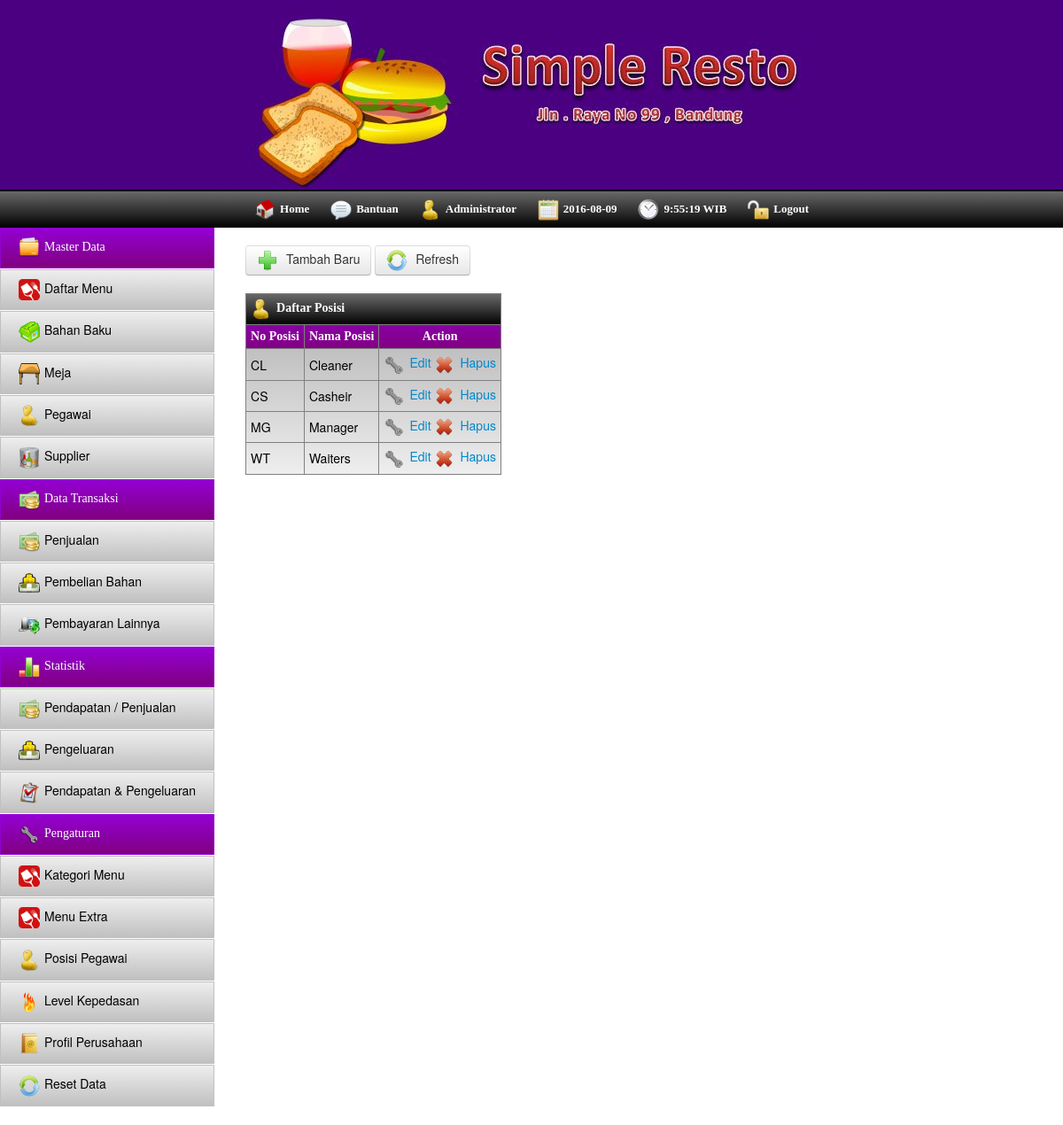
/index.php/posisi, run on the app's committed database.
### tables this page shows
CREATE TABLE IF NOT EXISTS `posisi` (
  `no_posisi` char(2) NOT NULL,
  `nama` varchar(25) NOT NULL
);

### application/controllers/posisi.php (called while the page is built, shortened)
<?php if ( ! defined('BASEPATH')) exit('No direct script access allowed');
class Posisi extends CI_Controller{
	function __Construct(){
		$this->load->Model('Model_posisi');
		$this->load->helper('form');
		$this->load->library('pagination');
	}
	function index(){
		$config = array();
        $config["base_url"] = base_url() . "index.php/posisi/page";
        $config["total_rows"] = $this->Model_posisi->CountData();
        $config["per_page"] = 20;
        $config["uri_segment"] = 3;
		$config['first_link'] = 'Pertama';
		$config['last_link'] = 'Terakhir';
        $this->pagination->initialize($config);
        $page = ($this->uri->segment(3)) ? $this->uri->segment(3) : 0;
		$data = array(
			'title'=>'Data posisi',
			'data'=>$this->Model_posisi->ReadData($config["per_page"], $page),
			'links'=>$this->pagination->create_links(),
			'page'=>$page,
			'totaldata'=>$this->Model_posisi->CountData()
		);
		$this->load->view('view_posisi',$data);
	}
}

### index.php (called while the page is built, shortened)
<?php
require_once BASEPATH.'core/CodeIgniter.php';

### application/models/model_posisi.php (called while the page is built, shortened)
<?php if ( ! defined('BASEPATH')) exit('No direct script access allowed');
class Model_posisi extends CI_Model{
	function CountData(){
		 return $this->db->count_all('posisi');
	}
	function ReadData($limit, $start) {
        $this->db->limit($limit, $start);
		$this->db->order_by("no_posisi", "asc");
        $query = $this->db->get('posisi');
        if ($query->num_rows() > 0) {
            foreach ($query->result() as $row) {
                $data[] = $row;
            }
            return $data;
        }
        return false;
   }
}

### application/views/view_posisi.php (the view, shortened to what this page needs)
<html>
	<head>
		<?php include "com_library.php";?>
	</head>
	<body>
		<?php include "com_header.php"; ?>
		<?php include "com_toolbar.php"; ?>
		<div id="container">
			<?php include "com_navigasi.php";?>
			<div id="content">
				<div id="button_list">
					<a href="javascript:void(0)" id="tambah" class="btn"><img src="<?php echo base_url();?>assets/img/tambah.png" class="icon"/> Tambah Baru</a>
					<a href="javascript:void(0)" id="refresh" class="btn"><img src="<?php echo base_url();?>assets/img/update.png" class="icon"/> Refresh</a>
				</div>
				<div class="table_data">
					<table cellpadding="5" border="1">
						<thead>
							<tr class="tr_title">
								<th colspan="7"><img src="<?php echo base_url();?>assets/img/pegawai.png" class="icon"/>Daftar Posisi</th>
							</tr>
							<tr>
								<th>No Posisi</th>
								<th>Nama Posisi</th>
								<th align='center'>Action</th>
							</tr>
						</thead>
						<tbody>
						<?php if($data){
							$no = $page+1;
							foreach($data as $data){
						?>
							<tr>
								<td><?php echo $data->no_posisi;?></td>
								<td><?php echo $data->nama;?></td>
								<td>
									<a href="javascript:void(0)" class="edit" id="<?php echo $data->no_posisi;?>"><img src="<?php echo base_url();?>assets/img/fix.png" class="icon"/>Edit</a>
									<a href="javascript:void(0)" class="hapus" id="<?php echo $data->no_posisi;?>"><img src="<?php echo base_url();?>assets/img/hapus.png" class="icon"/>Hapus</a>
								</td>
							</tr>
						<?php $no++; } } ?>
						</tbody>
					</table>
				</div>
			</div>
		</div>
	</body>
</html>

### assets/css/style.css (style rules this page uses)
body { margin: 0; }
.icon { width: 24px; height: 24px; border: 0; vertical-align: middle; margin-right: 5px; }
#container { overflow: auto; width: 100%; margin-bottom: 20px; }
#content { overflow: auto; }
#content .table_data { margin: 20px 0px 20px 20px; }
#content .table_data table thead, .table_detail thead, .table_detail tfoot { background: linear-gradient(#9400D3, #800080); color: #fff; font-family: Comic Sans MS; font-weight: none; font-size: 14px; cursor: pointer; text-align: left; }
#content .table_data table thead .tr_title { background: linear-gradient(#696969, #000); color: #fff; }
#content .table_data tbody, .table_detail tbody { background: linear-gradient(silver,#eee); color: #000; font-size: 14px; }
#content .table_data a { text-decoration: none; font-size: 14px; }
#content #button_list { margin-left: 20px; margin-bottom: 10px; }

### data on the page
posisi: no_posisi "CL", nama "Cleaner"
posisi: no_posisi "CS", nama "Casheir"
posisi: no_posisi "MG", nama "Manager"
posisi: no_posisi "WT", nama "Waiters"
